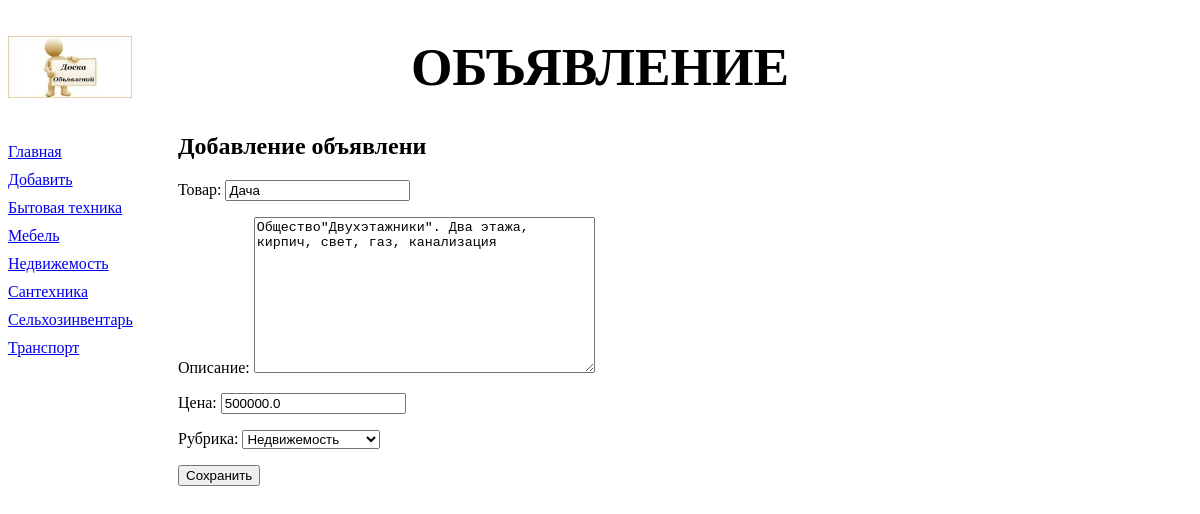
/bboard/bb_form/1/, run on the app's committed database.
### bboard/models.py (models this page shows)
class Rubric(models.Model):
    name = models.CharField(max_length=20, db_index=True,
                            verbose_name='Название')
    def __str__(self):
        return self.name
    class Meta:
        verbose_name_plural = 'Рубрики'
        verbose_name = 'Рубрика'
        ordering = ['name']

class Bb(models.Model):
    title = models.CharField(max_length=50, verbose_name='Товар')
    content = models.TextField(null=True, blank=True,
                               verbose_name='Описание')
    price = models.FloatField(null=True, blank=True, verbose_name='Цена')
    published = models.DateTimeField(auto_now_add=True, db_index=True,
                                     verbose_name='Опубликовано')
    rubric = models.ForeignKey('Rubric', null=True,
                               on_delete=models.PROTECT, verbose_name='Рубрика')
    class Meta:
        verbose_name_plural = 'Объявление'
        verbose_name = 'Объявление'
        ordering = ['-published']

### bboard/views.py (the view)
# urls.py: path('bb_form/<int:pk>/', BbEditView.as_view(), name='bb_form'),
class BbEditView(UpdateView):
    model = Bb
    form_class = BbForm
    success_url = '/'
    def get_context_data(self, *args,**kwargs):
        context = super().get_context_data(*args, **kwargs)
        context['rubrics'] = Rubric.objects.all()
        return context

### bboard/forms.py
class BbForm(ModelForm):
    class Meta:
        model = Bb
        fields = ('title', 'content', 'price', 'rubric')

### bboard/templates/bboard/bb_form.html (shortened to what this page needs)
{% extends "layout/basic.html" %}
{% block content %}
<h2>Добавление объявлени</h2>
<form method="post">
    {{ form.as_p }}
    <input type="submit" value="Сохранить">
</form>
{% endblock %}

### bboard/templates/layout/basic.html (shortened to what this page needs)
{% load static %}
<!DOCTYPE html>
<html lang="en">
<head>
    <link rel="stylesheet" type="text/css"
    href="{% static 'style.css' %}">
</head>
<body>
    <header>
        <h1>Объявление</h1>
    </header>
    <nav>
        <a href="{% url 'index' %}">Главная</a>
        <a href="{% url 'add' %}">Добавить</a>
        {% for rubric in rubrics %}
        <a href="{% url 'by_rubric' rubric.pk %}">{{ rubric.name }}</a>
        {% endfor %}
    </nav>
    <section>
        {% block content %}
        {% endblock %}
    </section>
</body>
</html>

### bboard/static/style.css (style rules this page uses)
header h1 { font-size: 40pt; text-transform: uppercase; text-align: center; background: url("bg.jpg") left / auto 100% no-repeat; }
nav { front_size: 16pt; width: 150px; float: left; }
nav a { display: block; margin: 10px 0px; }
section { margin-left: 170px; }

### data on the page
Rubric: name "Бытовая техника"
Rubric: name "Мебель"
Rubric: name "Недвижемость"
Rubric: name "Сантехника"
Rubric: name "Сельхозинвентарь"
Rubric: name "Транспорт"
Bb: title "Дача", content "Общество\"Двухэтажники\". Два этажа, кирпич, свет, газ, канализация", price "500000.0", rubric "Недвижемость"
